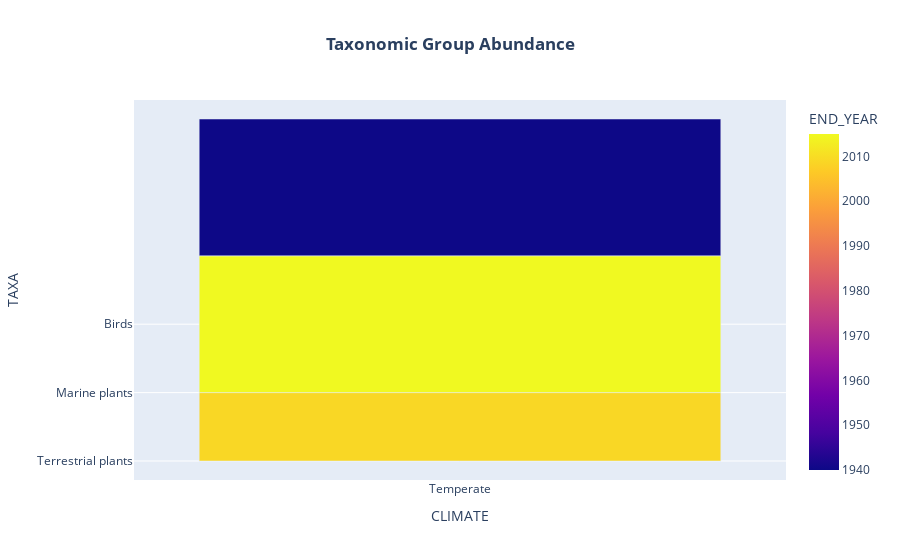

Here is the notebook cell this chart was saved with:
### Markdown cell above
Veamos la abundancia por grupo taxonómico (la abundancia es el numero de indiciduos por especie vistos en una determinada muestra)

### Code cell
import plotly.express as px
import plotly.io as pio

pio.renderers.default = "vscode"
fig=px.bar(studies.head(),x='CLIMATE',y='TAXA',color='END_YEAR', title='<b>Taxonomic Group Abundance</b>')
fig.update_layout(title_x=0.5)
fig.show()

### Figure 1 — Plotly figure (JSON) as saved in the notebook; plotly's stock layout.template omitted (floating-point values rounded to 4 significant figures)
{"data": [{"alignmentgroup": "True", "hovertemplate": "CLIMATE=%{x}<br>TAXA=%{y}<br>END_YEAR=%{marker.color}<extra></extra>", "legendgroup": "", "marker": {"color": [1996, 1973, 2009, 2015, 1940], "coloraxis": "coloraxis", "pattern": {"shape": ""}}, "name": "", "offsetgroup": "", "orientation": "v", "showlegend": false, "textposition": "auto", "type": "bar", "x": ["Temperate", "Temperate", "Temperate", "Temperate", "Temperate"], "xaxis": "x", "y": ["Terrestrial plants", "Terrestrial plants", "Marine plants", "Birds", "Birds"], "yaxis": "y"}], "layout": {"barmode": "relative", "coloraxis": {"colorbar": {"title": {"text": "END_YEAR"}}, "colorscale": [[0, "#0d0887"], [0.1111, "#46039f"], [0.2222, "#7201a8"], [0.3333, "#9c179e"], [0.4444, "#bd3786"], [0.5556, "#d8576b"], [0.6667, "#ed7953"], [0.7778, "#fb9f3a"], [0.8889, "#fdca26"], [1, "#f0f921"]]}, "legend": {"tracegroupgap": 0}, "title": {"text": "<b>Taxonomic Group Abundance</b>", "x": 0.5}, "xaxis": {"anchor": "y", "domain": [0, 1], "title": {"text": "CLIMATE"}}, "yaxis": {"anchor": "x", "domain": [0, 1], "title": {"text": "TAXA"}}}}
